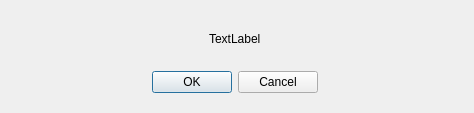
<?xml version="1.0" encoding="UTF-8"?>
<ui version="4.0">
 <class>UpdateBox</class>
 <widget class="QDialog" name="UpdateBox">
  <property name="windowModality">
   <enum>Qt::ApplicationModal</enum>
  </property>
  <property name="geometry">
   <rect>
    <x>0</x>
    <y>0</y>
    <width>474</width>
    <height>113</height>
   </rect>
  </property>
  <property name="sizePolicy">
   <sizepolicy hsizetype="Expanding" vsizetype="Fixed">
    <horstretch>0</horstretch>
    <verstretch>0</verstretch>
   </sizepolicy>
  </property>
  <property name="maximumSize">
   <size>
    <width>474</width>
    <height>113</height>
   </size>
  </property>
  <property name="windowTitle">
   <string>Update Available</string>
  </property>
  <widget class="QWidget" name="verticalLayoutWidget">
   <property name="geometry">
    <rect>
     <x>10</x>
     <y>20</y>
     <width>451</width>
     <height>81</height>
    </rect>
   </property>
   <layout class="QVBoxLayout" name="verticalLayout">
    <property name="sizeConstraint">
     <enum>QLayout::SetMinimumSize</enum>
    </property>
    <property name="leftMargin">
     <number>0</number>
    </property>
    <item alignment="Qt::AlignHCenter">
     <widget class="QLabel" name="label">
      <property name="sizePolicy">
       <sizepolicy hsizetype="Expanding" vsizetype="Expanding">
        <horstretch>0</horstretch>
        <verstretch>0</verstretch>
       </sizepolicy>
      </property>
      <property name="text">
       <string>TextLabel</string>
      </property>
     </widget>
    </item>
    <item alignment="Qt::AlignHCenter">
     <widget class="QDialogButtonBox" name="buttonBox">
      <property name="sizePolicy">
       <sizepolicy hsizetype="Expanding" vsizetype="Expanding">
        <horstretch>0</horstretch>
        <verstretch>0</verstretch>
       </sizepolicy>
      </property>
      <property name="standardButtons">
       <set>QDialogButtonBox::Cancel|QDialogButtonBox::Ok</set>
      </property>
     </widget>
    </item>
   </layout>
  </widget>
 </widget>
 <resources/>
 <connections/>
</ui>
